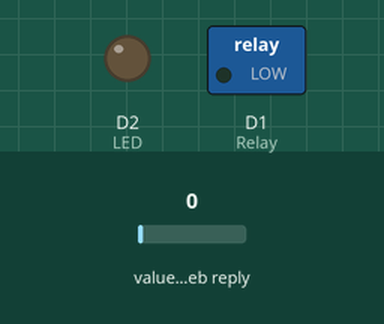
Simulated run of this sketch. Board: ESP8266 (NodeMCU). On the bench: switched loads named in the sketch (green lamp = pin HIGH), output pins drawn as LEDs (lit = HIGH). The inputs (shaded band) are chosen by the test bench; at power-on: value in the web reply 0. WiFi joins after 1.5 s; servers stay silent unless stated; web services answer with replies made up by the test bench; what the sketch prints to the serial monitor is not drawn.

Above: at 0.1 s.
At 1.6 s:
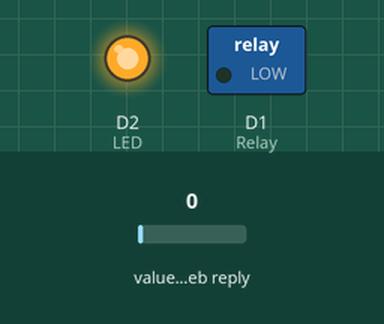
Timing chart, 0 to 3.1 s (numbered marks = the images above):
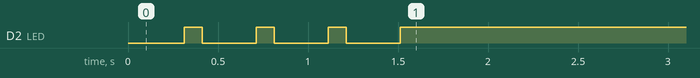

The sketch:

interfacing_with_python_over_internet.ino
```cpp
#include <ESP8266WiFi.h>
#include <WiFiClient.h>
#include <ThingSpeak.h>

const char* ssid = "your SSID";
const char* password = "your password";

int Relay = D1;
int LED = D2;

WiFiClient client;

unsigned long myChannelNumber =  1107673; //Your Channel Number (Without Brackets)
const char * myReadAPIKey = "YBBFTDBQ1R1JHNKT"; //Your Write API Key

void setup() {
  Serial.begin (115200);
  delay (10);

  pinMode(Relay, OUTPUT);
  digitalWrite(Relay, LOW);

  pinMode(LED, OUTPUT);

  //CONNECT TO WIFI NETWORK
  Serial.println();
  Serial.println();
  Serial.println("connecting to");
  Serial.println(ssid);

  WiFi.begin(ssid, password);

  while (WiFi.status() != WL_CONNECTED){
    delay(300);
    digitalWrite(LED, HIGH);
    Serial.print(".");
    delay(100);
    digitalWrite(LED, LOW);
  }

  Serial.println("");
  Serial.println("WiFi connected");
  digitalWrite(LED, HIGH);

  //Print the IP address
  Serial.println("Use this URL to connect:");
  Serial.print("http://");
  Serial.print(WiFi.localIP());
  Serial.println("/");

  ThingSpeak.begin(client);
  }

void loop(){

  long temp = ThingSpeak.readLongField(myChannelNumber, 1, myReadAPIKey);
  int statusCode = ThingSpeak.getLastReadStatus();

  if(statusCode == 200){
    if(temp == 1)
    {
      digitalWrite(Relay, HIGH);
      Serial.println("HIGH");
      Serial.println(temp);
    }
    if (temp == 0)
    {
      digitalWrite(Relay, LOW);
      Serial.println("LOW");
      Serial.println(temp);
    }
  }
  else
  {
    Serial.println("Unable to read channel / No internet connection");
  }
  delay(100);
}
```
